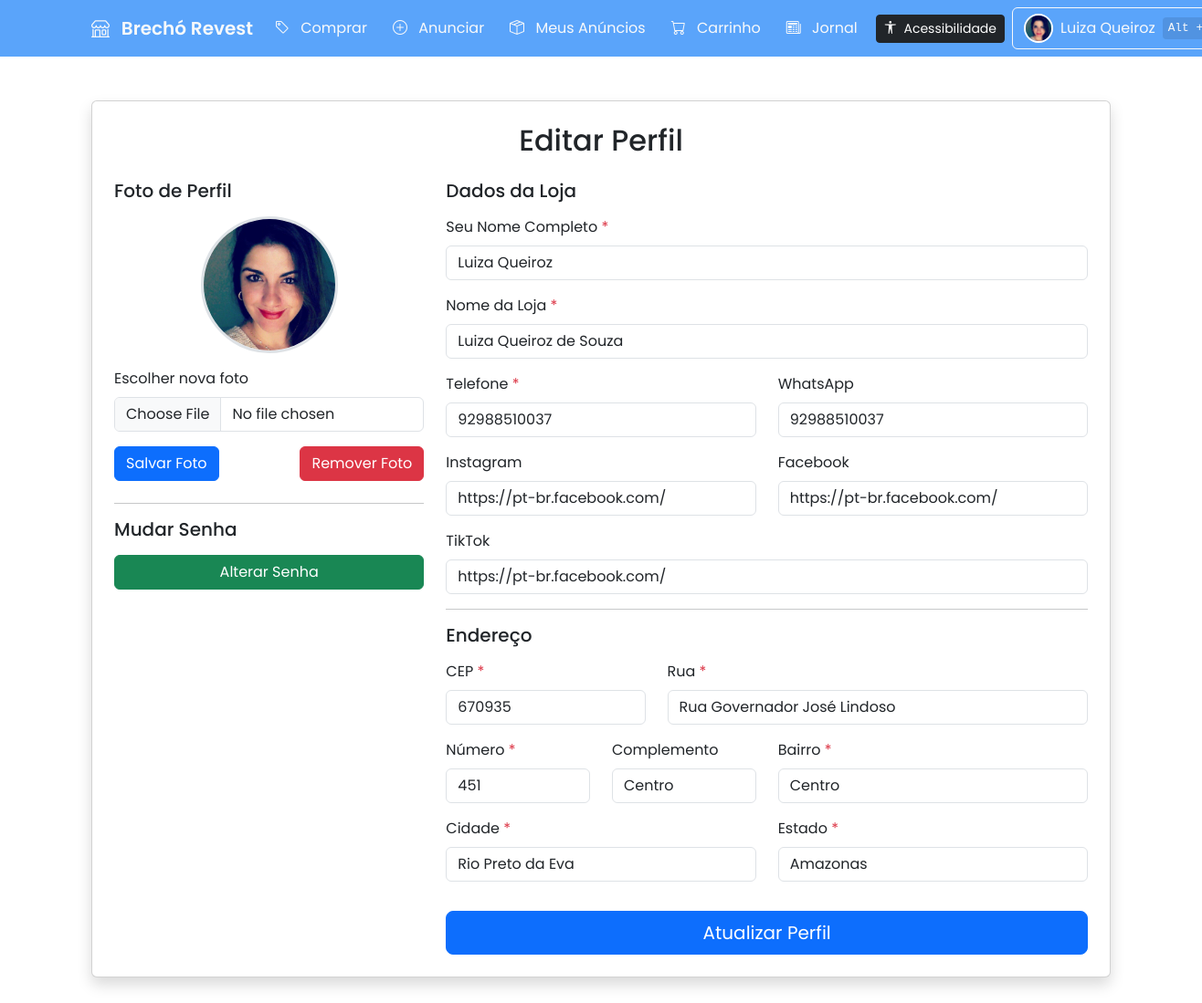
Page /editar_perfil.php (signed in) on the committed database.
### tables this page shows
CREATE TABLE `usuarios` (
  `id` int(11) NOT NULL,
  `nome` varchar(255) DEFAULT NULL,
  `email` varchar(255) DEFAULT NULL,
  `senha` varchar(255) DEFAULT NULL,
  `tipo` enum('usuario','loja') DEFAULT 'usuario',
  `telefone` varchar(20) DEFAULT NULL,
  `instagram` varchar(255) DEFAULT NULL,
  `facebook` varchar(255) DEFAULT NULL,
  `tiktok` varchar(255) DEFAULT NULL,
  `twitter` varchar(255) DEFAULT NULL,
  `whatsapp` varchar(255) DEFAULT NULL,
  `first_login` tinyint(1) DEFAULT 1,
  `nome_loja` varchar(255) DEFAULT NULL,
  `foto_perfil` varchar(255) DEFAULT NULL,
  `cep` varchar(10) DEFAULT NULL,
  `rua` varchar(255) DEFAULT NULL,
  `numero` varchar(20) DEFAULT NULL,
  `complemento` varchar(255) DEFAULT NULL,
  `bairro` varchar(255) DEFAULT NULL,
  `cidade` varchar(255) DEFAULT NULL,
  `estado` varchar(50) DEFAULT NULL,
  `reset_token` varchar(255) DEFAULT NULL,
  `reset_token_exp` datetime DEFAULT NULL,
  `reset_code` varchar(10) DEFAULT NULL,
  `reset_code_exp` datetime DEFAULT NULL,
  `senha_seguranca` varchar(255) DEFAULT NULL
);

### public/editar_perfil.php (called while the page is built)
<?php
include __DIR__ . '/../app/core/conexao.php';
include __DIR__ . '/../app/logic/editar_perfil.php';
include __DIR__ . '/../app/views/editar_perfil.php';
?>

### app/logic/editar_perfil.php (called while the page is built, shortened)
<?php
include __DIR__ . '/../core/conexao.php';
$usuario_id = $_SESSION['usuario']['id'];
$sql = "SELECT nome, nome_loja, email, telefone, whatsapp, instagram, facebook, tiktok, cep, rua, numero, complemento, bairro, cidade, estado, foto_perfil, senha FROM usuarios WHERE id = ?";
$stmt = $con->prepare($sql);
$stmt->bind_param("i", $usuario_id);
$stmt->execute();
$resultado = $stmt->get_result();
$usuario_db = $resultado->fetch_assoc();
$caminho_foto = !empty($usuario_db['foto_perfil'])
    ? '../public/uploads/' . htmlspecialchars($usuario_db['foto_perfil'])
    : '../public/uploads/placeholder-profile.png';
include __DIR__ . '/../includes/header.php';
?>

### app/views/editar_perfil.php (the view, shortened to what this page needs)
<body>
<div class="container my-5">
    <div class="card shadow p-4">
        <h2 class="text-center mb-4">Editar Perfil</h2>
        <div class="row">
            <div class="col-md-4 mb-4">
                <h5 class="mb-3">Foto de Perfil</h5>
                <div class="d-flex flex-column align-items-center mb-4">
                    <img src="<?= htmlspecialchars($caminho_foto) ?>" class="rounded-circle mb-3 border border-3" style="width:150px;height:150px;object-fit:cover;">
                    <form action="editar_perfil.php" method="POST" enctype="multipart/form-data" class="w-100">
                        <div class="mb-3">
                            <label for="foto_perfil" class="form-label">Escolher nova foto</label>
                            <input type="file" class="form-control" id="foto_perfil" name="foto_perfil">
                        </div>
                        <div class="d-grid gap-2 d-md-flex justify-content-md-between">
                            <button type="submit" class="btn btn-primary">Salvar Foto</button>
                            <?php if(!empty($usuario_db['foto_perfil'])): ?>
                                <button type="button" class="btn btn-danger" onclick="document.getElementById('form-remover-foto').submit();">Remover Foto</button>
                            <?php endif; ?>
                        </div>
                    </form>
                </div>
                <hr>
                <h5 class="mb-3">Mudar Senha</h5>
                <div class="d-grid">
                    <button type="button" class="btn btn-success" data-bs-toggle="modal" data-bs-target="#modalSenha">
                        Alterar Senha
                    </button>
                </div>
            </div>
            <div class="col-md-8">
                <h5 class="mb-3">Dados da Loja</h5>
                <form action="editar_perfil.php" method="POST">
                    <div class="mb-3">
                        <label for="nome" class="form-label">Seu Nome Completo <span class="text-danger">*</span></label>
                        <input type="text" class="form-control" id="nome" name="nome" value="<?= htmlspecialchars($usuario_db['nome'] ?? '') ?>" required>
                    </div>
                    <div class="mb-3">
                        <label for="nome_loja" class="form-label">Nome da Loja <span class="text-danger">*</span></label>
                        <input type="text" class="form-control" id="nome_loja" name="nome_loja" value="<?= htmlspecialchars($usuario_db['nome_loja'] ?? '') ?>" required>
                    </div>
                    <div class="row">
                        <div class="col-md-6 mb-3">
                            <label for="telefone" class="form-label">Telefone <span class="text-danger">*</span></label>
                            <input type="text" class="form-control" id="telefone" name="telefone" value="<?= htmlspecialchars($usuario_db['telefone'] ?? '') ?>" required>
                        </div>
                        <div class="col-md-6 mb-3">
                            <label for="whatsapp" class="form-label">WhatsApp</label>
                            <input type="text" class="form-control" id="whatsapp" name="whatsapp" value="<?= htmlspecialchars($usuario_db['whatsapp'] ?? '') ?>">
                        </div>
                    </div>
                    <div class="row">
                        <div class="col-md-6 mb-3">
                            <label for="instagram" class="form-label">Instagram</label>
                            <input type="text" class="form-control" id="instagram" name="instagram" value="<?= htmlspecialchars($usuario_db['instagram'] ?? '') ?>">
                        </div>
                        <div class="col-md-6 mb-3">
                            <label for="facebook" class="form-label">Facebook</label>
                            <input type="text" class="form-control" id="facebook" name="facebook" value="<?= htmlspecialchars($usuario_db['facebook'] ?? '') ?>">
                        </div>
                    </div>
                    <div class="mb-3">
                        <label for="tiktok" class="form-label">TikTok</label>
                        <input type="text" class="form-control" id="tiktok" name="tiktok" value="<?= htmlspecialchars($usuario_db['tiktok'] ?? '') ?>">
                    </div>
                    <hr>
                    <h5 class="mb-3">Endereço</h5>
                    <div class="row">
                        <div class="col-md-4 mb-3">
                            <label for="cep" class="form-label">CEP <span class="text-danger">*</span></label>
                            <input type="text" class="form-control" id="cep" name="cep" value="<?= htmlspecialchars($usuario_db['cep'] ?? '') ?>" required>
                        </div>
                        <div class="col-md-8 mb-3">
                            <label for="rua" class="form-label">Rua <span class="text-danger">*</span></label>
                            <input type="text" class="form-control" id="rua" name="rua" value="<?= htmlspecialchars($usuario_db['rua'] ?? '') ?>" required>
                        </div>
                    </div>
                    <div class="row">
                        <div class="col-md-3 mb-3">
                            <label for="numero" class="form-label">Número <span class="text-danger">*</span></label>
                            <input type="text" class="form-control" id="numero" name="numero" value="<?= htmlspecialchars($usuario_db['numero'] ?? '') ?>" required>
                        </div>
                        <div class="col-md-3 mb-3">
                            <label for="complemento" class="form-label">Complemento</label>
                            <input type="text" class="form-control" id="complemento" name="complemento" value="<?= htmlspecialchars($usuario_db['complemento'] ?? '') ?>">
                        </div>
                        <div class="col-md-6 mb-3">
                            <label for="bairro" class="form-label">Bairro <span class="text-danger">*</span></label>
                            <input type="text" class="form-control" id="bairro" name="bairro" value="<?= htmlspecialchars($usuario_db['bairro'] ?? '') ?>" required>
                        </div>
                    </div>
                    <div class="row">
                        <div class="col-md-6 mb-3">
                            <label for="cidade" class="form-label">Cidade <span class="text-danger">*</span></label>
                            <input type="text" class="form-control" id="cidade" name="cidade" value="<?= htmlspecialchars($usuario_db['cidade'] ?? '') ?>" required>
                        </div>
                        <div class="col-md-6 mb-3">
                            <label for="estado" class="form-label">Estado <span class="text-danger">*</span></label>
                            <input type="text" class="form-control" id="estado" name="estado" value="<?= htmlspecialchars($usuario_db['estado'] ?? '') ?>" required>
                        </div>
                    </div>
                    <div class="d-grid mt-3">
                        <button type="submit" class="btn btn-primary btn-lg">Atualizar Perfil</button>
                    </div>
                </form>
            </div>
        </div>
    </div>
</div>
</body>
</html>

### app/includes/header.php (style rules this page uses)
body { font-family: 'Poppins', sans-serif; }

### rows in the picture
usuarios: foto_perfil (picture), nome "Luiza Queiroz", nome_loja "Luiza Queiroz de Souza", telefone "92988510037", whatsapp "92988510037", instagram "https://pt-br.facebook.com/", facebook "https://pt-br.facebook.com/", tiktok "https://pt-br.facebook.com/", cep "670935", rua "Rua Governador José Lindoso", numero "451", complemento "Centro", bairro "Centro", cidade "Rio Preto da Eva", estado "Amazonas"

### other values in the picture
$_SESSION['usuario']['nome'] "Luiza Queiroz"
